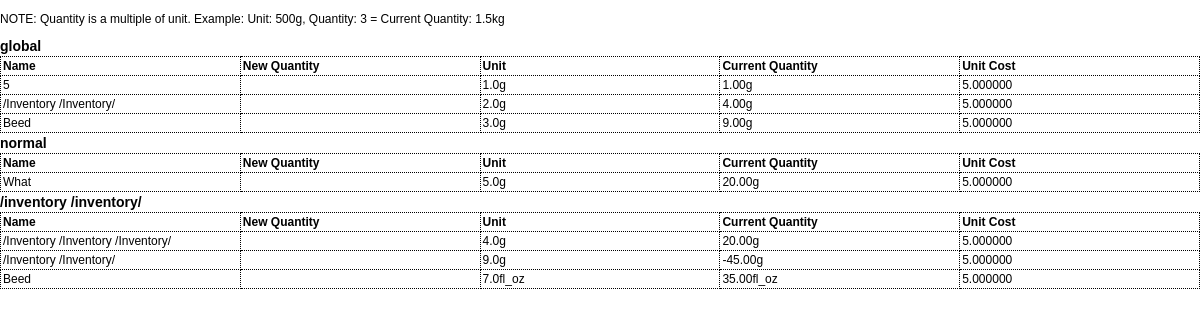
The app's page /inventory/print/, older data.
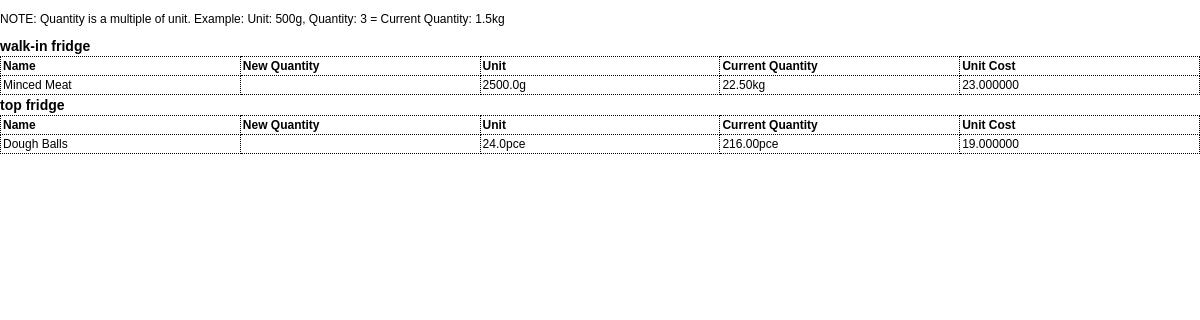
The same page, newer data.
### inventory/models.py (models this page shows, shortened)
class Category(models.Model):
    name = models.CharField(max_length=100, unique=True, default="global")
    slug = models.SlugField(max_length=100, unique=True, blank=True)
    order = models.PositiveIntegerField(default=1)
    class Meta:
        ordering = ['order']

class Ingredient(models.Model):
    UNIT_TYPES = [
        ('g', 'gram'),
        ('ml', 'milliliter'),
        ('pce', 'piece'),
        ('cm', 'centimeter'),
        ('oz', 'ounce'),
        ('fl_oz', 'fluid ounce'),
        ('in', 'inch'),
    ]
    name = models.CharField(max_length=255)
    slug = models.SlugField(max_length=255, unique=True, blank=True)
    quantity = models.FloatField()  # Quantity in stock
    threshold = models.FloatField(default=0)  # Minimum threshold for inventory
    category = models.ForeignKey('Category', on_delete=models.CASCADE)
    unit_type = models.CharField(max_length=10, choices=UNIT_TYPES)
    unit_multiplier = models.FloatField()  # Multiplier for unit type
    unit_cost = models.FloatField()  # Cost per unit
    estimated_usage = models.FloatField(null=True, blank=True)  # Optional, estimated usage per day
    total_cost = models.DecimalField(max_digits=12, decimal_places=6, editable=False)
    history = HistoricalRecords()
    order = models.PositiveIntegerField(default=1)
    change_source = models.CharField(max_length=50, blank=True, null=True)
    class Meta:
        ordering = ['order']
        unique_together = ('name', 'category')
    @property
    def converted_quantity(self):
        return self._convert_unit(self.quantity)
    def _convert_unit(self, value):
        metric_conversion_factors = {
            'g': Decimal('1000'),       # 1000 grams = 1 kg
            'ml': Decimal('1000'),      # 1000 milliliters = 1 liter
            'cm': Decimal('100'),       # 100 cm = 1 m
        }
        imperial_conversion_factors = {
            'oz': Decimal('16'),        # 16 ounces = 1 pound
            'fl_oz': Decimal('128'),    # 128 fluid ounces = 1 gallon
            'in': Decimal('12'),        # 12 inches = 1 foot
        }
        if self.unit_type in metric_conversion_factors:
            conversion_factor = metric_conversion_factors[self.unit_type]
            higher_unit = {'g': 'kg', 'ml': 'L', 'cm': 'm'}.get(self.unit_type, self.unit_type)
        elif self.unit_type in imperial_conversion_factors:
            conversion_factor = imperial_conversion_factors[self.unit_type]
            higher_unit = {'oz': 'lb', 'fl_oz': 'gal', 'in': 'ft'}.get(self.unit_type, self.unit_type)
        else:
            conversion_factor = Decimal('1')
            higher_unit = self.unit_type
        base_qty = Decimal(value) * Decimal(self.unit_multiplier)
        if base_qty < conversion_factor:
            return f"{base_qty.quantize(Decimal('.01'), rounding=ROUND_HALF_UP)}{self.unit_type}"
        converted_qty = base_qty / conversion_factor
        return f"{converted_qty.quantize(Decimal('.01'), rounding=ROUND_HALF_UP)}{higher_unit}"

### inventory/views.py (the view)
# urls.py: path('print/', views.print_inventory, name='print_inventory'),
def print_inventory(request):
    categories = Category.objects.prefetch_related(
        models.Prefetch('ingredient_set', queryset=Ingredient.objects.order_by('order'))
    )
    context = {'categories': categories}
    return render(request, 'inventory/print_inventory.html', context)

### inventory/templates/inventory/print_inventory.html (shortened to what this page needs)
<!DOCTYPE html>
<html lang="en">
<head>
</head>
<body>
    <p>NOTE: Quantity is a multiple of unit. Example: Unit: 500g, Quantity: 3 = Current Quantity: 1.5kg</p>
    {% load humanize %}
    {% for category in categories %}
    <h2>{{ category.name }}</h2>
    <table>
        <thead>
            <tr>
                <th>Name</th>
                <th>New Quantity</th>
                <th>Unit</th>
                <th>Current Quantity</th>
                <th>Unit Cost</th>
            </tr>
        </thead>
        <tbody>
            {% for ingredient in category.ingredient_set.all %}
            <tr>
                <td>{{ ingredient.name|title }}</td>
                <td></td>
                <td>{{ ingredient.unit_multiplier }}{{ ingredient.unit_type }}</td>
                <td>{{ ingredient.converted_quantity }}</td>
                <td>{{ settings.get_currency_type_display }}{{ ingredient.unit_cost|floatformat:6|intcomma }}</td>
            </tr>
            {% endfor %}
        </tbody>
    </table>
    {% endfor %}
</body>
</html>

Row changes from the older to the newer data that the page shows:
removed Category: name "global"
removed Ingredient: name "5", unit_multiplier "1.0", unit_type "g", converted_quantity "1.00g", unit_cost "5.000000", shown under "global"
removed Ingredient: name "/Inventory /Inventory/", unit_multiplier "2.0", unit_type "g", converted_quantity "4.00g", unit_cost "5.000000", shown under "global"
removed Ingredient: name "Beed", unit_multiplier "3.0", unit_type "g", converted_quantity "9.00g", unit_cost "5.000000", shown under "global"
removed Category: name "normal"
removed Ingredient: name "What", unit_multiplier "5.0", unit_type "g", converted_quantity "20.00g", unit_cost "5.000000", shown under "normal"
removed Category: name "/inventory /inventory/"
removed Ingredient: name "/Inventory /Inventory /Inventory/", unit_multiplier "4.0", unit_type "g", converted_quantity "20.00g", unit_cost "5.000000", shown under "/inventory /inventory/"
removed Ingredient: name "/Inventory /Inventory/", unit_multiplier "9.0", unit_type "g", converted_quantity "-45.00g", unit_cost "5.000000", shown under "/inventory /inventory/"
removed Ingredient: name "Beed", unit_multiplier "7.0", unit_type "fl_oz", converted_quantity "35.00fl_oz", unit_cost "5.000000", shown under "/inventory /inventory/"
added Category: name "walk-in fridge"
added Ingredient: name "Minced Meat", unit_multiplier "2500.0", unit_type "g", converted_quantity "22.50kg", unit_cost "23.000000", shown under "walk-in fridge"
added Category: name "top fridge"
added Ingredient: name "Dough Balls", unit_multiplier "24.0", unit_type "pce", converted_quantity "216.00pce", unit_cost "19.000000", shown under "top fridge"
